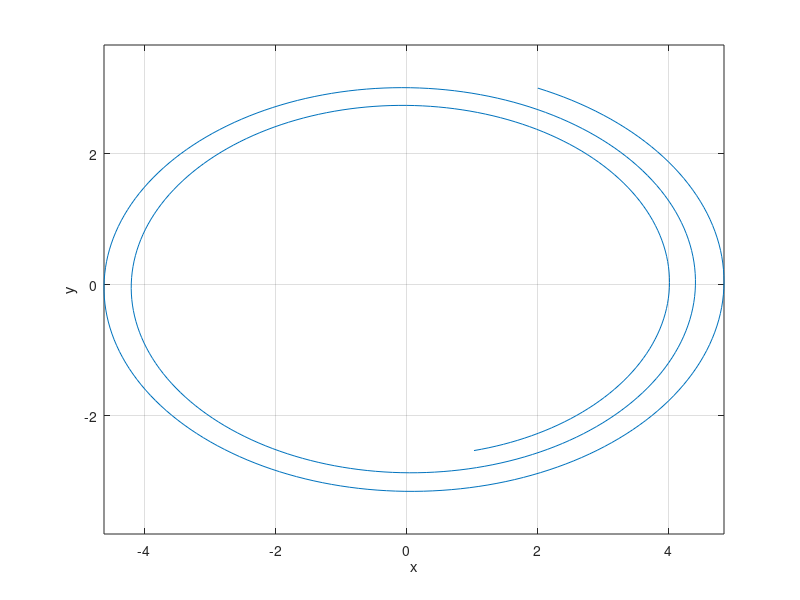

MATLAB code for this plot:
close all;clear;clc;
h = 0.01;
t = 0:h:5;
yx = [3;2]; 
for i = t
    yx(:,end + 1) = inv(eye(2) - h * [0 -2;9/2 0]) * yx(:,end);
end
plot(yx(2,:),yx(1,:));
grid on;
axis equal;
xlabel('x');
ylabel('y');